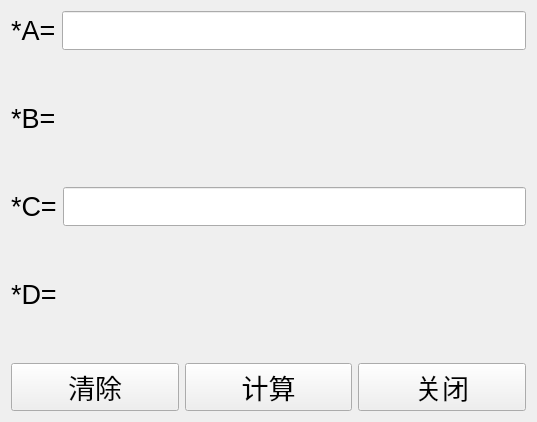
<?xml version="1.0" encoding="UTF-8"?>
<ui version="4.0">
 <class>Dialog</class>
 <widget class="QDialog" name="Dialog">
  <property name="windowModality">
   <enum>Qt::WindowModal</enum>
  </property>
  <property name="geometry">
   <rect>
    <x>0</x>
    <y>0</y>
    <width>537</width>
    <height>422</height>
   </rect>
  </property>
  <property name="font">
   <font>
    <pointsize>20</pointsize>
   </font>
  </property>
  <property name="windowTitle">
   <string>A、B、C、D计算</string>
  </property>
  <layout class="QVBoxLayout" name="verticalLayout">
   <item>
    <layout class="QHBoxLayout" name="horizontalLayout">
     <item>
      <widget class="QLabel" name="label">
       <property name="text">
        <string>*A=</string>
       </property>
      </widget>
     </item>
     <item>
      <widget class="QLineEdit" name="leA"/>
     </item>
    </layout>
   </item>
   <item>
    <layout class="QHBoxLayout" name="horizontalLayout_5">
     <item>
      <widget class="QLabel" name="lblB_2">
       <property name="text">
        <string>*B=</string>
       </property>
      </widget>
     </item>
     <item>
      <widget class="QLabel" name="lblB">
       <property name="sizePolicy">
        <sizepolicy hsizetype="Expanding" vsizetype="Preferred">
         <horstretch>0</horstretch>
         <verstretch>0</verstretch>
        </sizepolicy>
       </property>
       <property name="text">
        <string/>
       </property>
      </widget>
     </item>
    </layout>
   </item>
   <item>
    <layout class="QHBoxLayout" name="horizontalLayout_2">
     <item>
      <widget class="QLabel" name="label_2">
       <property name="text">
        <string>*C=</string>
       </property>
      </widget>
     </item>
     <item>
      <widget class="QLineEdit" name="leC">
       <property name="text">
        <string/>
       </property>
      </widget>
     </item>
    </layout>
   </item>
   <item>
    <layout class="QHBoxLayout" name="horizontalLayout_4">
     <item>
      <widget class="QLabel" name="lblD_2">
       <property name="text">
        <string>*D=</string>
       </property>
      </widget>
     </item>
     <item>
      <widget class="QLabel" name="lblD">
       <property name="sizePolicy">
        <sizepolicy hsizetype="Expanding" vsizetype="Preferred">
         <horstretch>0</horstretch>
         <verstretch>0</verstretch>
        </sizepolicy>
       </property>
       <property name="text">
        <string/>
       </property>
      </widget>
     </item>
    </layout>
   </item>
   <item>
    <layout class="QHBoxLayout" name="horizontalLayout_3">
     <item>
      <widget class="QPushButton" name="pb_clean">
       <property name="text">
        <string>清除</string>
       </property>
       <property name="autoDefault">
        <bool>false</bool>
       </property>
      </widget>
     </item>
     <item>
      <widget class="QPushButton" name="pb_calculate">
       <property name="text">
        <string>计算</string>
       </property>
       <property name="autoDefault">
        <bool>false</bool>
       </property>
      </widget>
     </item>
     <item>
      <widget class="QPushButton" name="pb_quit">
       <property name="text">
        <string>关闭</string>
       </property>
       <property name="autoDefault">
        <bool>false</bool>
       </property>
       <property name="default">
        <bool>false</bool>
       </property>
      </widget>
     </item>
    </layout>
   </item>
  </layout>
 </widget>
 <tabstops>
  <tabstop>leA</tabstop>
  <tabstop>leC</tabstop>
  <tabstop>pb_calculate</tabstop>
  <tabstop>pb_quit</tabstop>
  <tabstop>pb_clean</tabstop>
 </tabstops>
 <resources/>
 <connections>
  <connection>
   <sender>pb_quit</sender>
   <signal>clicked()</signal>
   <receiver>Dialog</receiver>
   <slot>close()</slot>
   <hints>
    <hint type="sourcelabel">
     <x>428</x>
     <y>382</y>
    </hint>
    <hint type="destinationlabel">
     <x>447</x>
     <y>396</y>
    </hint>
   </hints>
  </connection>
 </connections>
</ui>
